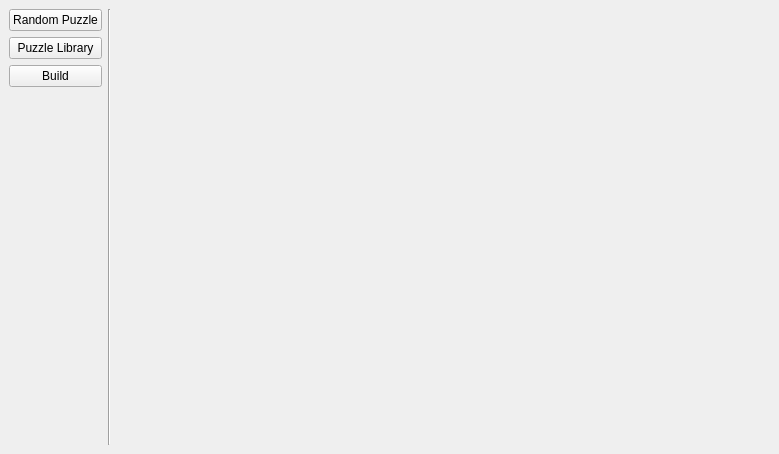
<?xml version="1.0" encoding="UTF-8"?>
<ui version="4.0">
 <class>MainMenu</class>
 <widget class="QMainWindow" name="MainMenu">
  <property name="geometry">
   <rect>
    <x>0</x>
    <y>0</y>
    <width>779</width>
    <height>454</height>
   </rect>
  </property>
  <property name="windowTitle">
   <string>MainWindow</string>
  </property>
  <widget class="QWidget" name="centralwidget">
   <layout class="QGridLayout" name="gridLayout">
    <item row="0" column="2">
     <widget class="Line" name="line">
      <property name="orientation">
       <enum>Qt::Vertical</enum>
      </property>
     </widget>
    </item>
    <item row="0" column="3">
     <layout class="QVBoxLayout" name="layout">
      <item>
       <spacer name="horizontalSpacer">
        <property name="orientation">
         <enum>Qt::Horizontal</enum>
        </property>
        <property name="sizeHint" stdset="0">
         <size>
          <width>40</width>
          <height>20</height>
         </size>
        </property>
       </spacer>
      </item>
     </layout>
    </item>
    <item row="0" column="0">
     <layout class="QHBoxLayout" name="horizontalLayout">
      <item>
       <layout class="QVBoxLayout" name="verticalLayout" stretch="0,0,0,0">
        <item>
         <widget class="QPushButton" name="btn_random">
          <property name="sizePolicy">
           <sizepolicy hsizetype="Minimum" vsizetype="Fixed">
            <horstretch>0</horstretch>
            <verstretch>0</verstretch>
           </sizepolicy>
          </property>
          <property name="text">
           <string>Random Puzzle</string>
          </property>
         </widget>
        </item>
        <item>
         <widget class="QPushButton" name="btn_library">
          <property name="text">
           <string>Puzzle Library</string>
          </property>
         </widget>
        </item>
        <item>
         <widget class="QPushButton" name="btn_build">
          <property name="text">
           <string>Build</string>
          </property>
         </widget>
        </item>
        <item>
         <spacer name="verticalSpacer">
          <property name="orientation">
           <enum>Qt::Vertical</enum>
          </property>
          <property name="sizeHint" stdset="0">
           <size>
            <width>20</width>
            <height>40</height>
           </size>
          </property>
         </spacer>
        </item>
       </layout>
      </item>
     </layout>
    </item>
   </layout>
  </widget>
  <widget class="QMenuBar" name="menubar">
   <property name="geometry">
    <rect>
     <x>0</x>
     <y>0</y>
     <width>779</width>
     <height>23</height>
    </rect>
   </property>
  </widget>
 </widget>
 <resources/>
 <connections/>
</ui>
